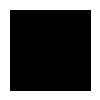
Frame 1 (no input)
Frame 60 (the mouse pressed at the canvas centre just before this capture): identical to frame 1, image omitted
Frame 120 (the mouse held since frame 60 and released just before this capture): identical to frame 1, image omitted

The Processing sketch that drew this single still picture (run headless with seeded random() and noise(); from frame 60 on, the mouse is pressed at the canvas centre):

// Processing sketch: surface
// ── surface.pde

// TIPs 'surface'

void setup(){
  surface.setTitle("Hola Tecno1!");  //cambio el título de la barra
  surface.setResizable(true);        //defino que puede cambiarse el tamaño de ventana
  surface.setLocation( 100, -500 );  //indico la posición exacta de la ventana en pantalla
  
  //queda pendiente agregar como armar otro surface
}

void draw(){
  background( 255 );
  fill( 0 );
  rect( 10, 10, width-20, height-20 );
  
  surface.setLocation( frameCount, -500 );  //modo dinámico!!!!!!

}

void keyPressed(){
  if( key == '1' ){
     surface.setSize( 100, 100 );  //size dinámico: cambio tamaño de ventana
  }else if( key == '2' ){
    surface.setSize( 200, 200 );
  }else if( key == '3' ){
    surface.setSize( 300, 300 );
  }
}
